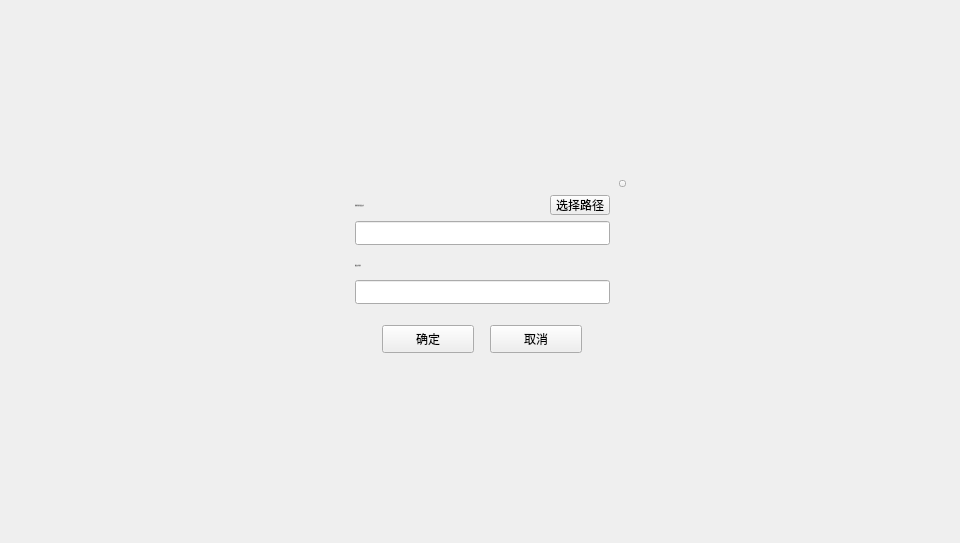
<?xml version="1.0" encoding="UTF-8"?>
<ui version="4.0">
 <class>SelectColdKeyFileDialog</class>
 <widget class="QDialog" name="SelectColdKeyFileDialog">
  <property name="geometry">
   <rect>
    <x>0</x>
    <y>0</y>
    <width>960</width>
    <height>543</height>
   </rect>
  </property>
  <property name="windowTitle">
   <string>Dialog</string>
  </property>
  <widget class="QWidget" name="widget" native="true">
   <property name="geometry">
    <rect>
     <x>0</x>
     <y>0</y>
     <width>960</width>
     <height>543</height>
    </rect>
   </property>
   <widget class="QWidget" name="containerWidget" native="true">
    <property name="geometry">
     <rect>
      <x>330</x>
      <y>175</y>
      <width>300</width>
      <height>193</height>
     </rect>
    </property>
    <widget class="QLineEdit" name="pkFileLineEdit">
     <property name="geometry">
      <rect>
       <x>25</x>
       <y>46</y>
       <width>255</width>
       <height>24</height>
      </rect>
     </property>
     <property name="font">
      <font>
       <family>微软雅黑</family>
       <pointsize>10</pointsize>
      </font>
     </property>
     <property name="contextMenuPolicy">
      <enum>Qt::DefaultContextMenu</enum>
     </property>
     <property name="styleSheet">
      <string notr="true"/>
     </property>
     <property name="text">
      <string/>
     </property>
     <property name="readOnly">
      <bool>false</bool>
     </property>
    </widget>
    <widget class="QLineEdit" name="pwdLineEdit">
     <property name="geometry">
      <rect>
       <x>25</x>
       <y>105</y>
       <width>255</width>
       <height>24</height>
      </rect>
     </property>
     <property name="font">
      <font>
       <family>微软雅黑</family>
       <pointsize>10</pointsize>
      </font>
     </property>
     <property name="contextMenuPolicy">
      <enum>Qt::DefaultContextMenu</enum>
     </property>
     <property name="styleSheet">
      <string notr="true"/>
     </property>
     <property name="text">
      <string/>
     </property>
     <property name="echoMode">
      <enum>QLineEdit::Password</enum>
     </property>
     <property name="readOnly">
      <bool>false</bool>
     </property>
    </widget>
    <widget class="QToolButton" name="closeBtn">
     <property name="geometry">
      <rect>
       <x>289</x>
       <y>5</y>
       <width>7</width>
       <height>7</height>
      </rect>
     </property>
     <property name="cursor">
      <cursorShape>PointingHandCursor</cursorShape>
     </property>
     <property name="focusPolicy">
      <enum>Qt::NoFocus</enum>
     </property>
     <property name="styleSheet">
      <string notr="true"/>
     </property>
     <property name="text">
      <string/>
     </property>
    </widget>
    <widget class="QToolButton" name="pathBtn">
     <property name="geometry">
      <rect>
       <x>220</x>
       <y>20</y>
       <width>60</width>
       <height>20</height>
      </rect>
     </property>
     <property name="font">
      <font>
       <family>微软雅黑</family>
       <weight>50</weight>
       <italic>false</italic>
       <bold>false</bold>
      </font>
     </property>
     <property name="cursor">
      <cursorShape>PointingHandCursor</cursorShape>
     </property>
     <property name="focusPolicy">
      <enum>Qt::NoFocus</enum>
     </property>
     <property name="styleSheet">
      <string notr="true"/>
     </property>
     <property name="text">
      <string>选择路径</string>
     </property>
    </widget>
    <widget class="QLabel" name="label">
     <property name="geometry">
      <rect>
       <x>25</x>
       <y>20</y>
       <width>180</width>
       <height>20</height>
      </rect>
     </property>
     <property name="font">
      <font>
       <family>微软雅黑</family>
       <pointsize>-1</pointsize>
       <weight>50</weight>
       <italic>false</italic>
       <bold>false</bold>
      </font>
     </property>
     <property name="styleSheet">
      <string notr="true">color:rgb(80,80,80);
font: 11px &quot;微软雅黑&quot;;</string>
     </property>
     <property name="text">
      <string>选择冷钱包私钥文件</string>
     </property>
     <property name="wordWrap">
      <bool>true</bool>
     </property>
    </widget>
    <widget class="QToolButton" name="okBtn">
     <property name="geometry">
      <rect>
       <x>52</x>
       <y>150</y>
       <width>92</width>
       <height>28</height>
      </rect>
     </property>
     <property name="font">
      <font>
       <family>微软雅黑</family>
      </font>
     </property>
     <property name="cursor">
      <cursorShape>PointingHandCursor</cursorShape>
     </property>
     <property name="styleSheet">
      <string notr="true"/>
     </property>
     <property name="text">
      <string>确定</string>
     </property>
    </widget>
    <widget class="QToolButton" name="cancelBtn">
     <property name="geometry">
      <rect>
       <x>160</x>
       <y>150</y>
       <width>92</width>
       <height>28</height>
      </rect>
     </property>
     <property name="cursor">
      <cursorShape>PointingHandCursor</cursorShape>
     </property>
     <property name="styleSheet">
      <string notr="true"/>
     </property>
     <property name="text">
      <string>取消</string>
     </property>
    </widget>
    <widget class="QLabel" name="label_2">
     <property name="geometry">
      <rect>
       <x>25</x>
       <y>80</y>
       <width>180</width>
       <height>20</height>
      </rect>
     </property>
     <property name="font">
      <font>
       <family>微软雅黑</family>
       <pointsize>-1</pointsize>
       <weight>50</weight>
       <italic>false</italic>
       <bold>false</bold>
      </font>
     </property>
     <property name="styleSheet">
      <string notr="true">color:rgb(80,80,80);
font: 11px &quot;微软雅黑&quot;;</string>
     </property>
     <property name="text">
      <string>私钥文件密码</string>
     </property>
     <property name="wordWrap">
      <bool>true</bool>
     </property>
    </widget>
   </widget>
  </widget>
 </widget>
 <resources/>
 <connections/>
</ui>
